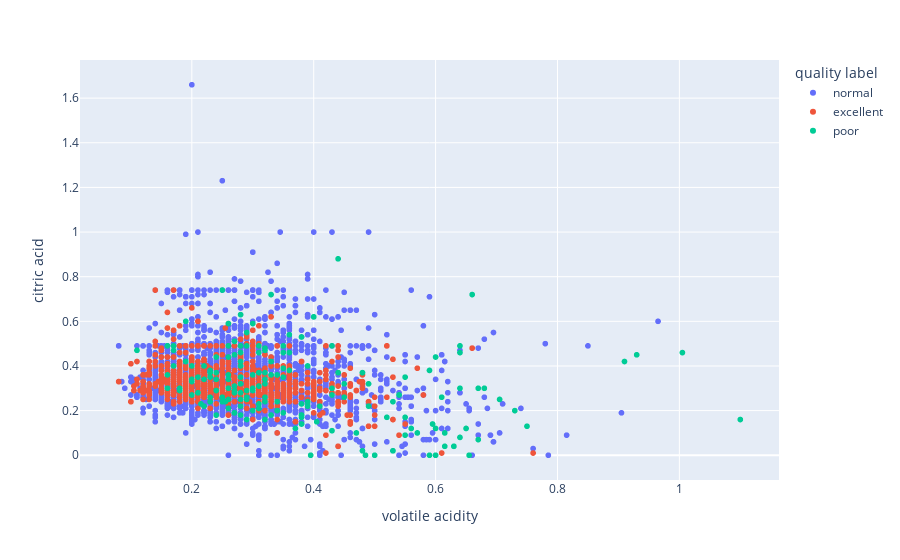

The notebook cell saved with this chart:
### Code cell
df.plot(kind='scatter', x='volatile acidity', y='citric acid', color='quality label')

### Figure 1 — Plotly figure (JSON) as saved in the notebook; plotly's stock layout.template omitted (floating-point values rounded to 4 significant figures; data arrays with more than 128 entries replaced by an {"elided": "..."} marker saying what was removed)
{"data": [{"hovertemplate": "quality label=normal<br>volatile acidity=%{x}<br>citric acid=%{y}<extra></extra>", "legendgroup": "normal", "marker": {"color": "#636efa", "symbol": "circle"}, "mode": "markers", "name": "normal", "showlegend": true, "x": {"elided": "3655 float values"}, "xaxis": "x", "y": {"elided": "3655 float values"}, "yaxis": "y", "type": "scattergl"}, {"hovertemplate": "quality label=excellent<br>volatile acidity=%{x}<br>citric acid=%{y}<extra></extra>", "legendgroup": "excellent", "marker": {"color": "#EF553B", "symbol": "circle"}, "mode": "markers", "name": "excellent", "showlegend": true, "x": {"elided": "1060 float values"}, "xaxis": "x", "y": {"elided": "1060 float values"}, "yaxis": "y", "type": "scattergl"}, {"hovertemplate": "quality label=poor<br>volatile acidity=%{x}<br>citric acid=%{y}<extra></extra>", "legendgroup": "poor", "marker": {"color": "#00cc96", "symbol": "circle"}, "mode": "markers", "name": "poor", "showlegend": true, "x": {"elided": "183 float values"}, "xaxis": "x", "y": {"elided": "183 float values"}, "yaxis": "y", "type": "scattergl"}], "layout": {"xaxis": {"anchor": "y", "domain": [0.0, 1.0], "title": {"text": "volatile acidity"}}, "yaxis": {"anchor": "x", "domain": [0.0, 1.0], "title": {"text": "citric acid"}}, "legend": {"title": {"text": "quality label"}, "tracegroupgap": 0}, "margin": {"t": 60}}}
